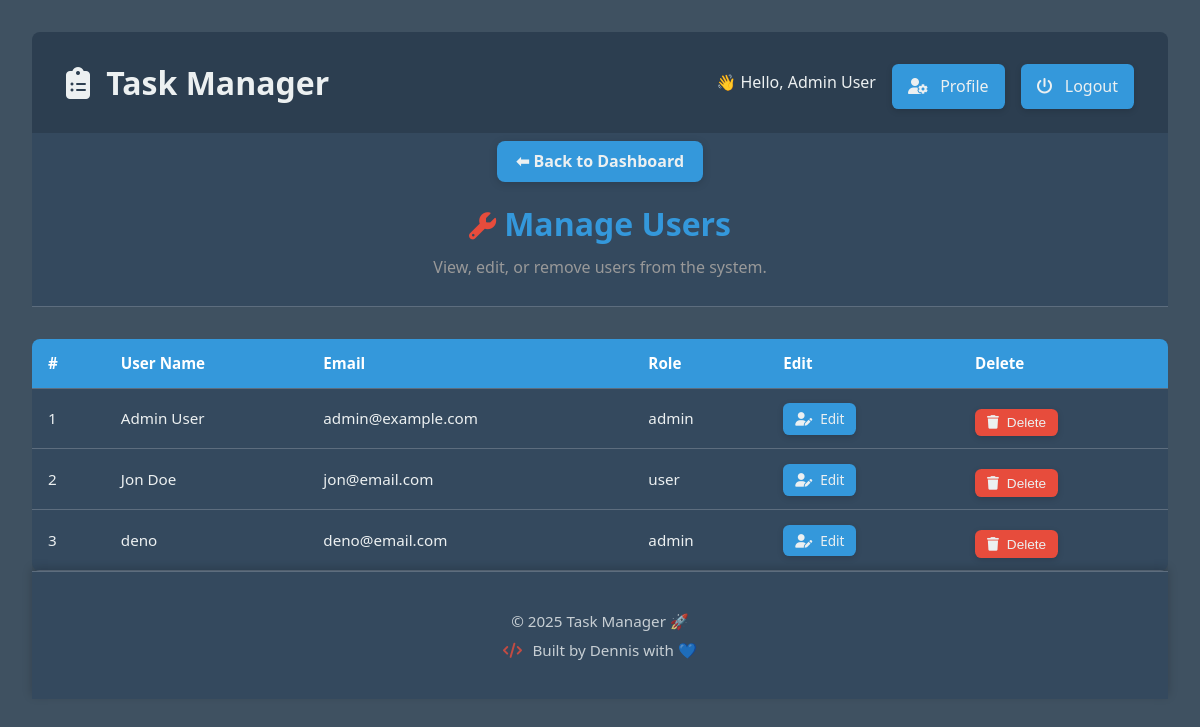
/admin_users.php (signed in), run on the app's committed database.
### tables this page shows
CREATE TABLE `users` (
  `id` int(11) NOT NULL AUTO_INCREMENT,
  `username` varchar(100) NOT NULL,
  `email` varchar(255) NOT NULL,
  `password` varchar(255) NOT NULL,
  `role` enum('admin','user') DEFAULT 'user',
  `created_at` timestamp NULL DEFAULT current_timestamp(),
  PRIMARY KEY (`id`)
);

### admin_users.php (the view, shortened to what this page needs)
<?php
include 'includes/db.php';
$result = mysqli_query($conn, "SELECT id, username, email, role FROM users ORDER BY id ASC");
?>
<!DOCTYPE html>
<html>
<head>
    <link rel="stylesheet" href="https://cdnjs.cloudflare.com/ajax/libs/font-awesome/6.7.2/css/all.min.css" />
    <link rel="stylesheet" href="css/style.css">
</head>
<body>
    <?php include 'includes/header.php'; ?>
    <div class="manage-page-title">
        <?php include 'includes/back_nav.php'; ?>
        <h2><i class="fa-solid fa-wrench"></i>Manage Users</h2>
        <p class="subtext">View, edit, or remove users from the system.</p>
    </div>
    <div class="table-wrapper">
        <table class="styled-table">
            <thead>
                <tr>
                    <th>#</th>
                    <th>User Name</th>
                    <th>Email</th>
                    <th>Role</th>
                    <th>Edit</th>
                    <th>Delete</th>
                </tr>
            </thead>
            <tbody>
                <?php
                $counter = 1;
                while ($user = mysqli_fetch_assoc($result)) {
                    echo "<tr>";
                    echo "<td>{$counter}</td>";
                    echo "<td>" . htmlspecialchars($user['username']) . "</td>";
                    echo "<td>" . htmlspecialchars($user['email']) . "</td>";
                    echo "<td>" . htmlspecialchars($user['role']) . "</td>";
                    echo "<td><a href='edit_user.php?id={$user['id']}' class='btn small'><i class='fa-solid fa-user-pen'></i>Edit</a></td>";
                    echo "<td><button class='btn small danger' onclick='showDeleteModal({$user['id']})'><i class='fa-solid fa-trash'></i>Delete</button></td>";
                    echo "</tr>";
                    $counter++;
                }
                ?>
            </tbody>
        </table>
    </div>
    <?php include 'includes/footer.php'; ?>
</body>
</html>

### css/style.css (style rules this page uses)
* { margin: 0; padding: 0; box-sizing: border-box; }
:root { --primary-color: #3498db; --primary-hover: #2980b9; --accent-color: #e74c3c; --accent-hover: #c0392b; --bg-color: #2c3e50; --text-color: #ecf0f1; --card-bg: #34495e; --card-hover: #3d5a73; --status-pending: #f39c12; --status-inprogress: #3498db; --status-completed: #2ecc71; --border-light: #5d6d7e; --shadow: rgba(0, 0, 0, 0.1); --muted-color: #999; }
body { font-family: "Segoe UI", sans-serif; background-color: #3f5161; color: var(--text-color); padding: 2rem; line-height: 1.6; max-width: 1200px; margin-inline: auto; }
.btn { background-color: var(--primary-color); color: #fff; text-decoration: none; padding: 0.5rem 1rem; border-radius: 0.5rem; transition: background-color 0.3s ease; font-size: 0.9rem; }
i { margin-right: 0.5rem; }
.manage-page-title { text-align: center; padding-bottom: 1rem; border-bottom: 1px solid var(--border-light); background-color: var(--card-bg); }
.manage-page-title h2 { font-size: 2rem; color: var(--primary-color); padding-top: 1rem; margin-bottom: 0.4rem; font-family: "Segoe UI", "Ubuntu", sans-serif; }
.manage-page-title i { color: var(--accent-color); font-size: 1.7rem; }
.subtext { color: var(--muted-color); line-height: 1.4; padding-bottom: 0.75rem; }
.table-wrapper { overflow-x: auto; margin-top: 2rem; }
.styled-table { width: 100%; border-collapse: collapse; font-size: 0.95rem; min-width: 40rem; background-color: var(--card-bg); color: var(--text-color); border-radius: 0.5rem; overflow: hidden; box-shadow: 0 0.2rem 0.6rem var(--shadow); }
.styled-table thead { background-color: var(--primary-color); color: #fff; text-align: left; }
.styled-table th, .styled-table td { padding: 0.75rem 1rem; border-bottom: 1px solid var(--border-light); }
.btn.small { padding: 0.4rem 0.75rem; font-size: 0.85rem; margin-right: 0.3rem; }
.btn.danger { background-color: var(--accent-color); }
button, .btn { background-color: var(--primary-color); color: var(--text-color); border: none; padding: 0.6rem 1rem; margin-top: 0.5rem; border-radius: 0.4rem; cursor: pointer; font-size: 1rem; transition: background 0.3s ease, transform 0.2s ease, box-shadow 0.2s ease; box-shadow: 0 2px 6px rgba(0, 0, 0, 0.15); }

### data on the page
users: username "Admin User", email "admin@example.com", role "admin"
users: username "Jon Doe", email "jon@email.com", role "user"
users: username "deno", email "deno@email.com", role "admin"

### other printed values
$_SESSION['username'] "Admin User"
